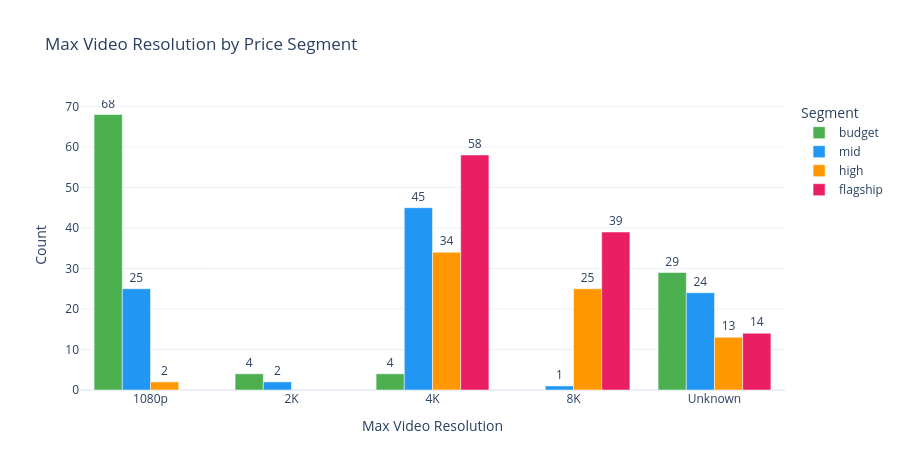

Here is the notebook cell this chart was saved with:
### Code cell
# Plotly: grouped bar — which segment supports which max resolution?
video_seg = (
    smartphone_df
    .groupby(["max_video_resolution", "price_segment"])
    .size()
    .reset_index(name="count")
)

fig = px.bar(
    video_seg,
    x="max_video_resolution",
    y="count",
    color="price_segment",
    category_orders={
        "max_video_resolution": VIDEO_ORDER,
        "price_segment"       : SEGMENT_ORDER,
    },
    color_discrete_map=SEGMENT_COLORS,
    barmode="group",
    title="Max Video Resolution by Price Segment",
    labels={
        "max_video_resolution": "Max Video Resolution",
        "count"               : "Count",
        "price_segment"       : "Segment",
    },
    text="count",
)
fig.update_traces(textposition="outside")
fig.update_layout(height=470)
fig.show()

### Figure 1 — Plotly figure (JSON) as saved in the notebook; plotly's stock layout.template omitted (floating-point values rounded to 4 significant figures)
{"data": [{"alignmentgroup": "True", "hovertemplate": "Segment=budget<br>Max Video Resolution=%{x}<br>Count=%{text}<extra></extra>", "legendgroup": "budget", "marker": {"color": "#4CAF50", "pattern": {"shape": ""}}, "name": "budget", "offsetgroup": "budget", "orientation": "v", "showlegend": true, "text": [68, 4, 4, 29], "textposition": "outside", "type": "bar", "x": ["1080p", "2K", "4K", "Unknown"], "xaxis": "x", "y": [68, 4, 4, 29], "yaxis": "y"}, {"alignmentgroup": "True", "hovertemplate": "Segment=mid<br>Max Video Resolution=%{x}<br>Count=%{text}<extra></extra>", "legendgroup": "mid", "marker": {"color": "#2196F3", "pattern": {"shape": ""}}, "name": "mid", "offsetgroup": "mid", "orientation": "v", "showlegend": true, "text": [25, 2, 45, 1, 24], "textposition": "outside", "type": "bar", "x": ["1080p", "2K", "4K", "8K", "Unknown"], "xaxis": "x", "y": [25, 2, 45, 1, 24], "yaxis": "y"}, {"alignmentgroup": "True", "hovertemplate": "Segment=high<br>Max Video Resolution=%{x}<br>Count=%{text}<extra></extra>", "legendgroup": "high", "marker": {"color": "#FF9800", "pattern": {"shape": ""}}, "name": "high", "offsetgroup": "high", "orientation": "v", "showlegend": true, "text": [2, 34, 25, 13], "textposition": "outside", "type": "bar", "x": ["1080p", "4K", "8K", "Unknown"], "xaxis": "x", "y": [2, 34, 25, 13], "yaxis": "y"}, {"alignmentgroup": "True", "hovertemplate": "Segment=flagship<br>Max Video Resolution=%{x}<br>Count=%{text}<extra></extra>", "legendgroup": "flagship", "marker": {"color": "#E91E63", "pattern": {"shape": ""}}, "name": "flagship", "offsetgroup": "flagship", "orientation": "v", "showlegend": true, "text": [58, 39, 14], "textposition": "outside", "type": "bar", "x": ["4K", "8K", "Unknown"], "xaxis": "x", "y": [58, 39, 14], "yaxis": "y"}], "layout": {"barmode": "group", "height": 470, "legend": {"title": {"text": "Segment"}, "tracegroupgap": 0}, "title": {"text": "Max Video Resolution by Price Segment"}, "xaxis": {"anchor": "y", "categoryarray": ["720p", "1080p", "2K", "4K", "8K"], "categoryorder": "array", "domain": [0, 1], "title": {"text": "Max Video Resolution"}}, "yaxis": {"anchor": "x", "domain": [0, 1], "title": {"text": "Count"}}}}
